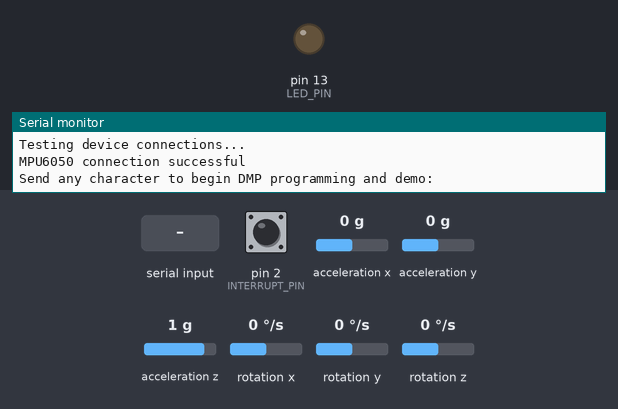
A sketch run on a simulated Arduino Leonardo, built with avr-gcc and run on an emulated ATmega32U4. Shown: output pins drawn as LEDs (lit = HIGH), the last lines printed to the serial monitor. The inputs (shaded band) are chosen by the test bench; at power-on: acceleration x 0 g, acceleration y 0 g, acceleration z 1 g, rotation z 0 °/s, pin 2 (INTERRUPT_PIN) LOW, rotation x 0 °/s, rotation y 0 °/s. The sensor or clock chip raises its interrupt line as the real part does.

Above: at 0.8 s.
0.9 s: "1\n" received over Serial
At 1.47 s:
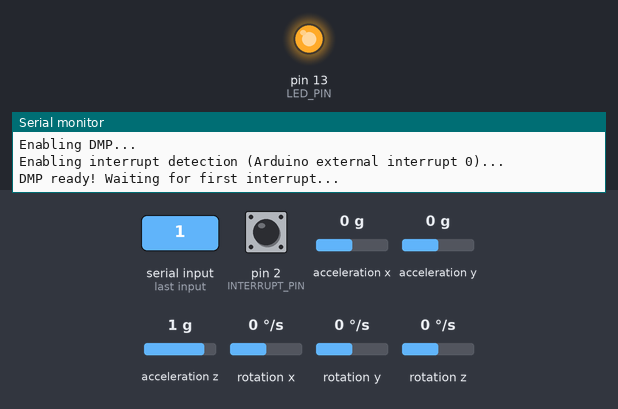
At 1.95 s:
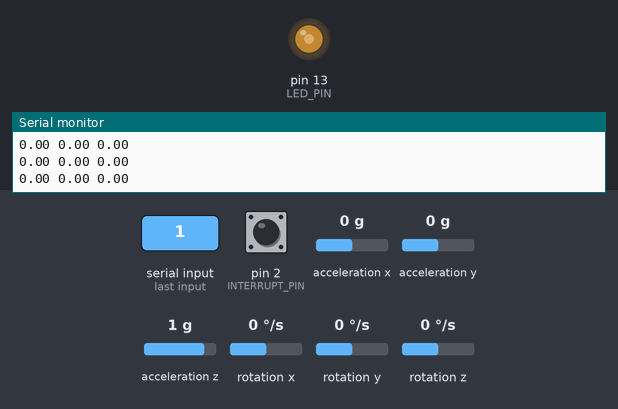
3.9 s: acceleration x set to -1.4 g
6.9 s: acceleration y set to -1.4 g
9.9 s: acceleration z set to -1.4 g
12.9 s: rotation z set to -192 °/s
15.9 s: pin 2 (INTERRUPT_PIN) pulled HIGH for 0.15 s
Timing chart, 0 to 19.9 s (numbered marks = the images above; inputs shaded):
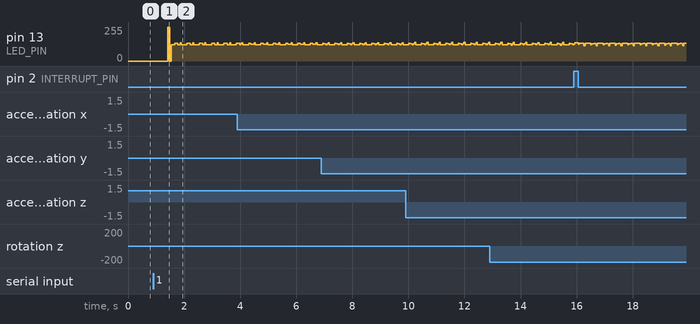

The sketch:

MannequinArd.ino
```cpp
// I2C device class (I2Cdev) demonstration Arduino sketch for MPU6050 class using DMP (MotionApps v2.0)
// 6/21/2012 by Jeff Rowberg <jeff@rowberg.net>
// Updates should (hopefully) always be available at https://github.com/jrowberg/i2cdevlib
//
// Changelog:
//      2013-05-08 - added seamless Fastwire support
//                 - added note about gyro calibration
//      2012-06-21 - added note about Arduino 1.0.1 + Leonardo compatibility error
//      2012-06-20 - improved FIFO overflow handling and simplified read process
//      2012-06-19 - completely rearranged DMP initialization code and simplification
//      2012-06-13 - pull gyro and accel data from FIFO packet instead of reading directly
//      2012-06-09 - fix broken FIFO read sequence and change interrupt detection to RISING
//      2012-06-05 - add gravity-compensated initial reference frame acceleration output
//                 - add 3D math helper file to DMP6 example sketch
//                 - add Euler output and Yaw/Pitch/Roll output formats
//      2012-06-04 - remove accel offset clearing for better results (thanks Sungon Lee)
//      2012-06-01 - fixed gyro sensitivity to be 2000 deg/sec instead of 250
//      2012-05-30 - basic DMP initialization working

/* ============================================
I2Cdev device library code is placed under the MIT license
Copyright (c) 2012 Jeff Rowberg

Permission is hereby granted, free of charge, to any person obtaining a copy
of this software and associated documentation files (the "Software"), to deal
in the Software without restriction, including without limitation the rights
to use, copy, modify, merge, publish, distribute, sublicense, and/or sell
copies of the Software, and to permit persons to whom the Software is
furnished to do so, subject to the following conditions:

The above copyright notice and this permission notice shall be included in
all copies or substantial portions of the Software.

THE SOFTWARE IS PROVIDED "AS IS", WITHOUT WARRANTY OF ANY KIND, EXPRESS OR
IMPLIED, INCLUDING BUT NOT LIMITED TO THE WARRANTIES OF MERCHANTABILITY,
FITNESS FOR A PARTICULAR PURPOSE AND NONINFRINGEMENT. IN NO EVENT SHALL THE
AUTHORS OR COPYRIGHT HOLDERS BE LIABLE FOR ANY CLAIM, DAMAGES OR OTHER
LIABILITY, WHETHER IN AN ACTION OF CONTRACT, TORT OR OTHERWISE, ARISING FROM,
OUT OF OR IN CONNECTION WITH THE SOFTWARE OR THE USE OR OTHER DEALINGS IN
THE SOFTWARE.
===============================================
*/

// I2Cdev and MPU6050 must be installed as libraries, or else the .cpp/.h files
// for both classes must be in the include path of your project
#include "I2Cdev.h"

#include "MPU6050_6Axis_MotionApps20.h"
//#include "MPU6050.h" // not necessary if using MotionApps include file

// Arduino Wire library is required if I2Cdev I2CDEV_ARDUINO_WIRE implementation
// is used in I2Cdev.h
#if I2CDEV_IMPLEMENTATION == I2CDEV_ARDUINO_WIRE
    #include "Wire.h"
#endif

// class default I2C address is 0x68
// specific I2C addresses may be passed as a parameter here
// AD0 low = 0x68 (default for SparkFun breakout and InvenSense evaluation board)
// AD0 high = 0x69
MPU6050 mpu;
//MPU6050 mpu(0x69); // <-- use for AD0 high

/* =========================================================================
   NOTE: In addition to connection 3.3v, GND, SDA, and SCL, this sketch
   depends on the MPU-6050's INT pin being connected to the Arduino's
   external interrupt #0 pin. On the Arduino Uno and Mega 2560, this is
   digital I/O pin 2.
 * ========================================================================= */

/* =========================================================================
   NOTE: Arduino v1.0.1 with the Leonardo board generates a compile error
   when using Serial.write(buf, len). The Teapot output uses this method.
   The solution requires a modification to the Arduino USBAPI.h file, which
   is fortunately simple, but annoying. This will be fixed in the next IDE
   release. For more info, see these links:

   http://arduino.cc/forum/index.php/topic,109987.0.html
   http://code.google.com/p/arduino/issues/detail?id=958
 * ========================================================================= */


// uncomment "OUTPUT_READABLE_YAWPITCHROLL" if you want to see the yaw/
// pitch/roll angles (in degrees) calculated from the quaternions coming
// from the FIFO. Note this also requires gravity vector calculations.
// Also note that yaw/pitch/roll angles suffer from gimbal lock (for
// more info, see: http://en.wikipedia.org/wiki/Gimbal_lock)
//#define OUTPUT_READABLE_YAWPITCHROLL


// uncomment "OUTPUT_READABLE_EULER" if you want to see Euler angles
// (in degrees) calculated from the quaternions coming from the FIFO.
// Note that Euler angles suffer from gimbal lock (for more info, see
// http://en.wikipedia.org/wiki/Gimbal_lock)
#define OUTPUT_READABLE_EULER


#define INTERRUPT_PIN 2  // use pin 2 on Arduino Uno & most boards
#define LED_PIN 13 // (Arduino is 13, Teensy is 11, Teensy++ is 6)
bool blinkState = false;

// MPU control/status vars
bool dmpReady = false;  // set true if DMP init was successful
uint8_t mpuIntStatus;   // holds actual interrupt status byte from MPU
uint8_t devStatus;      // return status after each device operation (0 = success, !0 = error)
uint16_t packetSize;    // expected DMP packet size (default is 42 bytes)
uint16_t fifoCount;     // count of all bytes currently in FIFO
uint8_t fifoBuffer[64]; // FIFO storage buffer

// orientation/motion vars
Quaternion q;           // [w, x, y, z]         quaternion container
VectorInt16 aa;         // [x, y, z]            accel sensor measurements
VectorInt16 aaReal;     // [x, y, z]            gravity-free accel sensor measurements
VectorInt16 aaWorld;    // [x, y, z]            world-frame accel sensor measurements
VectorFloat gravity;    // [x, y, z]            gravity vector
float euler[3];         // [psi, theta, phi]    Euler angle container
float ypr[3];           // [yaw, pitch, roll]   yaw/pitch/roll container and gravity vector

// packet structure for InvenSense teapot demo
uint8_t teapotPacket[14] = { '$', 0x02, 0,0, 0,0, 0,0, 0,0, 0x00, 0x00, '\r', '\n' };

\
int t = 0;


// ================================================================
// ===               INTERRUPT DETECTION ROUTINE                ===
// ================================================================

volatile bool mpuInterrupt = false;     // indicates whether MPU interrupt pin has gone high
void dmpDataReady() {
    mpuInterrupt = true;
}


// ================================================================
// ===                      INITIAL SETUP                       ===
// ================================================================

void setup() {
    // join I2C bus (I2Cdev library doesn't do this automatically)
    #if I2CDEV_IMPLEMENTATION == I2CDEV_ARDUINO_WIRE
        Wire.begin();
        Wire.setClock(400000); // 400kHz I2C clock. Comment this line if having compilation difficulties
    #elif I2CDEV_IMPLEMENTATION == I2CDEV_BUILTIN_FASTWIRE
        Fastwire::setup(400, true);
    #endif

    // initialize serial communication
    // (115200 chosen because it is required for Teapot Demo output, but it's
    // really up to you depending on your project)
    Serial.begin(115200);
    while (!Serial); // wait for Leonardo enumeration, others continue immediately

    // NOTE: 8MHz or slower host processors, like the Teensy @ 3.3V or Arduino
    // Pro Mini running at 3.3V, cannot handle this baud rate reliably due to
    // the baud timing being too misaligned with processor ticks. You must use
    // 38400 or slower in these cases, or use some kind of external separate
    // crystal solution for the UART timer.

    // initialize device
    Serial.println(F("Initializing I2C devices..."));
    mpu.initialize();
    pinMode(INTERRUPT_PIN, INPUT);

    // verify connection
    Serial.println(F("Testing device connections..."));
    Serial.println(mpu.testConnection() ? F("MPU6050 connection successful") : F("MPU6050 connection failed"));

    // wait for ready
    Serial.println(F("\nSend any character to begin DMP programming and demo: "));
    while (Serial.available() && Serial.read()); // empty buffer
    while (!Serial.available());                 // wait for data
    while (Serial.available() && Serial.read()); // empty buffer again

    // load and configure the DMP
    Serial.println(F("Initializing DMP..."));
    devStatus = mpu.dmpInitialize();

    // supply your own gyro offsets here, scaled for min sensitivity
    mpu.setXAccelOffset(-1093);
         mpu.setYAccelOffset(1662);
        mpu.setZAccelOffset(1526);
         mpu.setXGyroOffset(37);
         mpu.setYGyroOffset(-40);
         mpu.setZGyroOffset(57);

    // make sure it worked (returns 0 if so)
    if (devStatus == 0) {
        // turn on the DMP, now that it's ready
        Serial.println(F("Enabling DMP..."));
        mpu.setDMPEnabled(true);

        // enable Arduino interrupt detection
        Serial.println(F("Enabling interrupt detection (Arduino external interrupt 0)..."));
        attachInterrupt(digitalPinToInterrupt(INTERRUPT_PIN), dmpDataReady, RISING);
        mpuIntStatus = mpu.getIntStatus();

        // set our DMP Ready flag so the main loop() function knows it's okay to use it
        Serial.println(F("DMP ready! Waiting for first interrupt..."));
        dmpReady = true;

        // get expected DMP packet size for later comparison
        packetSize = mpu.dmpGetFIFOPacketSize();
    } else {
        // ERROR!
        // 1 = initial memory load failed
        // 2 = DMP configuration updates failed
        // (if it's going to break, usually the code will be 1)
        Serial.print(F("DMP Initialization failed (code "));
        Serial.print(devStatus);
        Serial.println(F(")"));
    }

    // configure LED for output
    pinMode(LED_PIN, OUTPUT);
}


// ================================================================
// ===                    MAIN PROGRAM LOOP                     ===
// ================================================================

void loop() {
    // if programming failed, don't try to do anything
    if (!dmpReady) return;

    // wait for MPU interrupt or extra packet(s) available
    while (!mpuInterrupt && fifoCount < packetSize) {
        // other program behavior stuff here
        // .
        // .
        // .


        // if you are really paranoid you can frequently test in between other
        // stuff to see if mpuInterrupt is true, and if so, "break;" from the
        // while() loop to immediately process the MPU data
        // .
        // .
        // .
    }

    // reset interrupt flag and get INT_STATUS byte
    mpuInterrupt = false;
    mpuIntStatus = mpu.getIntStatus();

    // get current FIFO count
    fifoCount = mpu.getFIFOCount();

    // check for overflow (this should never happen unless our code is too inefficient)
    if ((mpuIntStatus & 0x10) || fifoCount == 1024) {
        // reset so we can continue cleanly
        mpu.resetFIFO();
        Serial.println(F("FIFO overflow!"));

    // otherwise, check for DMP data ready interrupt (this should happen frequently)
    } else if (mpuIntStatus & 0x02) {
        // wait for correct available data length, should be a VERY short wait
        while (fifoCount < packetSize) fifoCount = mpu.getFIFOCount();

        // read a packet from FIFO
        mpu.getFIFOBytes(fifoBuffer, packetSize);

        // track FIFO count here in case there is > 1 packet available
        // (this lets us immediately read more without waiting for an interrupt)
        fifoCount -= packetSize;


        #ifdef OUTPUT_READABLE_EULER
            // display Euler angles in degrees
            mpu.dmpGetQuaternion(&q, fifoBuffer);
            mpu.dmpGetEuler(euler, &q);
            //Serial.print("euler\t");
            if(t == 10){
            Serial.print(euler[0] * 180/M_PI);
            Serial.print(" ");
            Serial.print(euler[1] * 180/M_PI);
            Serial.print(" ");
            Serial.println(euler[2] * 180/M_PI);
            t = 0;

            }else{
            t++;
           }
        #endif


        #ifdef OUTPUT_READABLE_YAWPITCHROLL
            // display Euler angles in degrees
            mpu.dmpGetQuaternion(&q, fifoBuffer);
            mpu.dmpGetGravity(&gravity, &q);
            mpu.dmpGetYawPitchRoll(ypr, &q, &gravity);
           // Serial.print("ypr\t");
           if(t == 20){
            Serial.print(ypr[0] * 180/M_PI);
            Serial.print(" ");
            Serial.print(ypr[1] * 180/M_PI);
            Serial.print(" ");
            Serial.println(ypr[2] * 180/M_PI);
            t = 0;
           }else{
            t++;
           }

        #endif
        // blink LED to indicate activity
        blinkState = !blinkState;
        digitalWrite(LED_PIN, blinkState);
    }
}
```
